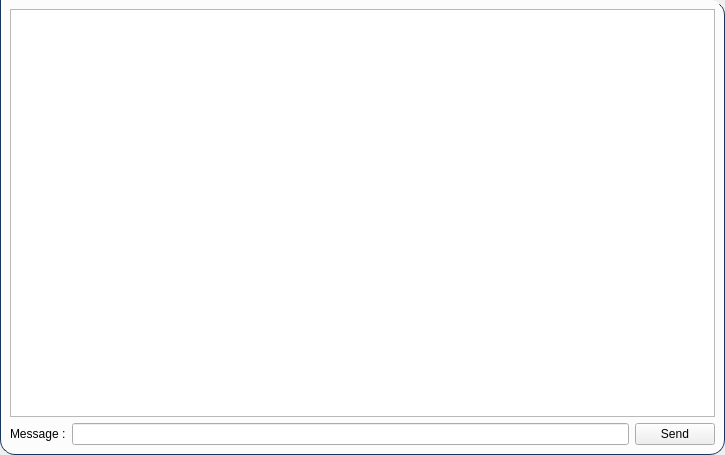
<?xml version="1.0" encoding="UTF-8"?>
<ui version="4.0">
 <class>ChatTab</class>
 <widget class="QWidget" name="ChatTab">
  <property name="geometry">
   <rect>
    <x>0</x>
    <y>0</y>
    <width>725</width>
    <height>455</height>
   </rect>
  </property>
  <property name="windowTitle">
   <string>Form</string>
  </property>
  <property name="styleSheet">
   <string notr="true">
#ChatTab_frame{
	border-left: 1px solid #FF17365D;
	border-right: 1px solid #FF17365D;
	border-bottom: 1px solid #FF17365D;

	border-bottom-right-radius:  15px;
	border-bottom-left-radius:  15px;
	border-top-right-radius:  15px;

	top:15px;

	background: rgba( 255, 255, 255, 80% );
}</string>
  </property>
  <layout class="QGridLayout" name="gridLayout_2">
   <property name="leftMargin">
    <number>0</number>
   </property>
   <property name="topMargin">
    <number>0</number>
   </property>
   <property name="rightMargin">
    <number>0</number>
   </property>
   <property name="bottomMargin">
    <number>0</number>
   </property>
   <item row="0" column="0">
    <widget class="QFrame" name="ChatTab_frame">
     <property name="frameShape">
      <enum>QFrame::StyledPanel</enum>
     </property>
     <property name="frameShadow">
      <enum>QFrame::Raised</enum>
     </property>
     <layout class="QGridLayout" name="gridLayout">
      <item row="0" column="0">
       <widget class="QTextEdit" name="ChatTab_textChat">
        <property name="readOnly">
         <bool>true</bool>
        </property>
       </widget>
      </item>
      <item row="1" column="0">
       <layout class="QHBoxLayout" name="ChatTab_horizontalLayout">
        <item>
         <widget class="QLabel" name="ChatTab_labelMessage">
          <property name="text">
           <string>Message :</string>
          </property>
         </widget>
        </item>
        <item>
         <widget class="QLineEdit" name="ChatTab_message"/>
        </item>
        <item>
         <widget class="QPushButton" name="ChatTab_sendButton">
          <property name="text">
           <string>Send</string>
          </property>
          <property name="icon">
           <iconset>
            <normaloff>chat.png</normaloff>chat.png</iconset>
          </property>
         </widget>
        </item>
       </layout>
      </item>
     </layout>
    </widget>
   </item>
  </layout>
 </widget>
 <resources/>
 <connections/>
</ui>
